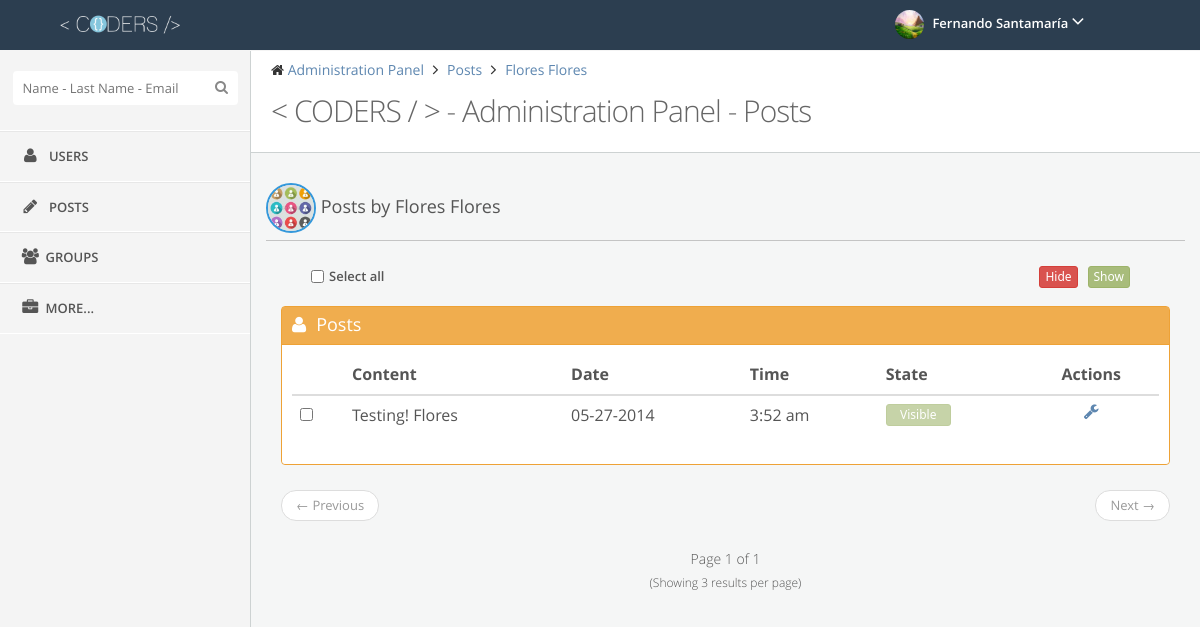
Screenshot of /Coders90/Coders-En/admin/post/actions.php?user=flo2014fl05ma2412103 (signed in) with the database file from the repository.
### tables this page shows
CREATE TABLE IF NOT EXISTS `users` (
  `UserID` varchar(20) NOT NULL,
  `Name` varchar(15) NOT NULL,
  `LastName` varchar(15) NOT NULL,
  `Email` varchar(50) NOT NULL,
  `Pass` varchar(255) NOT NULL,
  `BirthDate` date NOT NULL,
  `Track` tinyint(1) NOT NULL,
  `Admin` tinyint(1) NOT NULL,
  `Block` tinyint(1) NOT NULL,
  PRIMARY KEY (`UserID`),
  UNIQUE KEY `UserID_UNIQUE` (`UserID`)
);

CREATE TABLE IF NOT EXISTS `post` (
  `PostID` varchar(34) NOT NULL,
  `UserID` varchar(20) NOT NULL,
  `Content` longtext NOT NULL,
  `Date` date DEFAULT NULL,
  `Time` time NOT NULL,
  `View` int(11) NOT NULL,
  PRIMARY KEY (`PostID`),
  KEY `UserID_idx` (`UserID`)
);

### Coders90/Coders-En/admin/post/actions.php (the view, shortened to what this page needs)
<?php
	include("../../BDD.php");
	$query="SELECT Name, LastName FROM users WHERE UserID='".$_GET['user']."'";
	$result=mysql_query($query,$dbconn);
	while ($row=mysql_fetch_array($result)) {
		$fn=$row[0];
		$ln=$row[1];
	}
	$length = 3;
	$page = $_GET["page"];
	if (!$page) {
		 $start = 0;
		 $page=1;
	}
	else {
		$start = ($page - 1) * $length;
	}
?>
﻿<!DOCTYPE html>
<html lang="en">
<head>
	<link rel="stylesheet" type="text/css" href="../../css/style.css" >
	<link rel="stylesheet" type="text/css"  href="../../css/themes/default.css">
	<link rel="stylesheet" type="text/css"  href="../../css/responsive.css" >
	<link href="../../font-awesome/css/font-awesome.min.css" rel="stylesheet">
	<link href='../../css/fonts.css' rel='stylesheet' type='text/css'>
</head>
<body >
<header class="navbar clearfix navbar-fixed-top" id="header">
	<div class="container">
			<div class="navbar-brand">
				<a href="../dashboard/">
					<img src="../../img/logo/logo.png" alt="Coders Logo" class="img-responsive" height="30" width="120">
				</a>
			</div>
			<ul class="nav navbar-nav pull-right">
				<li class="dropdown user" id="header-user">
					<a href="#" class="dropdown-toggle" data-toggle="dropdown">
						<img alt="" src="../../img/avatars/<?php echo $_SESSION['UserID'];?>.jpg" onerror="this.src='../../img/avatars/default.jpg'"/>
						<span class="username"><?php echo $_SESSION['UserName']." ".$_SESSION['UserLast'];?></span>
						<i class="fa fa-angle-down"></i>
					</a>
				</li>
			</ul>
	</div>
</header>
<section id="page">
	<div id="sidebar" class="sidebar sidebar-fixed">
		<div class="sidebar-menu nav-collapse">
			<div class="divide-20"></div>
			<div id="search-bar">
				<input type="text" id="searchbar" class="search" autocomplete="off" placeholder="Name - Last Name - Email"><i class="fa fa-search search-icon"></i>
			</div>
			<ul>
				<li>
					<a href="../users/">
						<i class="fa fa-user fa-fw"></i> <span class="menu-text">Users</span>
					</a>
				</li>
				<li>
					<a href="../post/">
						<i class="fa fa-pencil fa-fw"></i> <span class="menu-text">Posts</span>
					</a>
				</li>
				<li>
					<a href="../groups/">
						<i class="fa fa-users fa-fw"></i><span class="menu-text">Groups</span>
					</a>
				</li>
				<li>
					<a href="#">
						<i class="fa fa-briefcase fa-fw"></i><span class="menu-text">More...
						</span>
					</a>
				</li>
			</ul>
		</div>
	</div>
	<div id="main-content">
		<div class="row">
			<div class="container pull-left">
				<div id="content" class="col-lg-12">
					<div class="row">
						<div class="col-sm-12">
							<div class="page-header">
								<ul class="breadcrumb">
									<li>
										<i class="fa fa-home"></i>
										<a href="../dashboard/">Administration Panel</a>
									</li>
									<li>
										<a href="../post/">Posts</a>
									</li>
									<li>
										<a href="#"><?php echo $fn." ".$ln;?></a>
									</li>
								</ul>
								<div class="clearfix">
									<h3 class="content-title pull-left">
										<span><</span>
										<span>CODERS</span>
										<span>/</span>
										<span>></span>
										 - Administration Panel - Posts
									</h3>
								</div>
								<div class="divide-20"></div>
							</div>
						</div>
					</div>
					<div class="row">
						<div class="col-xs-12 col-md-12">
							<div class="box">
						    	<div class="box-title small">
									<h4>
									<img class="img-perfil" src="../../img/avatars/<?php echo $_GET['user'];?>.jpg" id="imgUser" onerror="this.src='../../img/avatars/default.jpg'" width="50" height="50">
									Posts by <?php echo $fn." ".$ln;?></h4>
								</div>
							</div>
							<div class="col-xs-12 col-md-12" id="wrapper">
								<form method="POST" action="actions.php?user=<?php echo $_GET['user'];?>">
									<div class="col-xs-12 col-md-12">
										<div class="col-xs-6 col-md-3">
											<input type='checkbox' id='selPost' name="selPost" class="pull-left"><label for="selPost" class="labelMargin">Select all</label>
										</div>
										<div class="col-xs-6 col-md-9">
											<input type='submit' name="showPost" class="btn btn-success btn-xs pull-right btnSpace" value="Show">
											<input type='submit' name="delPost" class="btn btn-danger btn-xs pull-right btnSpace" value="Hide">
										</div>
									</div>
									<div class="divide-15"></div>
									<div class="box border orange">
										<div class="box-title">
											<h4><i class="fa fa-user"></i>Posts</h4>
										</div>
										<div class="box-body">
											<table class="table" class="users">
												<thead>
													<tr>
														<th></th>
														<th>Content</th>
														<th>Date</th>
														<th>Time</th>
														<th>State</th>
														<th class="actions">Actions</th>
													</tr>
												</thead>
												<tbody>
													<?php
														include("../../SQLFunc.php");
														postList($_GET['user'],$start,$length)
													?>
												</tbody>
											  </table>
										</div>
									</div>
									<?php
										paginationPost($_GET['user'],$page,"SELECT content, Date, Time, PostID, View FROM post WHERE UserID='".$_GET['user']."'");
									?>
								</form>
							</div>
						</div>
					</div>
				</div>
			</div>
		</div>
	</div>
</section>
</body>
</html>

### Coders90/Coders-En/SQLFunc.php (shortened to what this page needs)
<?php
function postList($idf,$start,$length){
	include("../../BDD.php");
	$query="SELECT content, Date, Time, PostID, View FROM post WHERE UserID='".$idf."' LIMIT ".$start.", ".$length." ";
	$result=mysql_query($query,$dbconn);
	while($row=mysql_fetch_array($result)){
		$viewRow=$row[4];
		if ($viewRow=="1") {
			echo "
			<tr>
				<td class='table-rows'><input type='checkbox' name='postIdf[]' value='".$row[3]."'></td>
				<td class='table-rows'>".htmlentities($row[0],ENT_NOQUOTES,"UTF-8")."</td>
				<td class='table-rows'>".date("m-d-Y", strtotime($row[1]))."</td>
				<td class='table-rows'>".date("g:i a", strtotime($row[2]))."</td>
				<td class='table-rows'><input type='button' class='btn btn-success btn-xs' value='Visible' style='width:65px;' disabled></td>
				<td class='actions'><a href='postActions.php?postIdf=".$row[3]."'><i class='fa fa-wrench'></i></a></td>
			</tr>";
		}
	}
}
function paginationPost($idf,$actPage,$querySql){
	include("../../BDD.php");
	$result=mysql_query($querySql,$dbconn);
	$totalPost=mysql_num_rows($result);
	$totalPages=ceil($totalPost / 3);
	if ($totalPages==1){
		echo "<ul class='pager'>
			<li class='previous disabled'><a href=''>&larr; Previous</a></li>
			<li class='next disabled'><a href=''>Next &rarr;</a></li>
	      </ul>";
	}
	echo "<div class='col-xs-12 col-md-12'>
			<center><h5>Page ".$actPage." of"." ".$totalPages."</h5><h6>(Showing 3 results per page)</h6></center>
		  </div>";
}
?>

### Coders90/Coders-En/css/themes/default.css (style rules this page uses)
#page { background: none repeat scroll 0 0 #f4f4f4; }
.navbar { background: none repeat scroll 0 0 #2C3E50; border: none; border-radius: 0; margin: 0; }
.navbar .navbar-brand { float: left; font-size: 18px; line-height: 20px; padding: 15px; width: 250px; }
.navbar .navbar-brand img { position: absolute; max-width: 60%; height: 30px; width: 120px; top:10px; left: 60px; }
.navbar .dropdown-toggle { color: #FFFFFF; }
.navbar .dropdown-toggle i { color: #FFFFFF; font-size: 20px; }
.navbar .dropdown-toggle .username { font-weight: 600; }
.navbar .nav.navbar-nav.pull-right { min-width: 300px; }
.dropdown.user a.dropdown-toggle { padding: 10px 10px 11px; }
.dropdown.user img { margin-right: 5px; border-radius: 99px; height: 29px; width: 29px; }
#sidebar { background: none repeat scroll 0 0 #f4f4f4; padding: 0 !important; width: 250px; position: absolute; border-bottom: 1px solid #e7e7e7; }
.sidebar-fixed { position: fixed !important; }
#sidebar * { text-overflow: ellipsis; }
.sidebar-menu > ul { list-style: none; margin: 0; padding: 0; margin-top: 15px; border-bottom: 1px solid #FFFFFF !important; border-top: 1px solid #FFFFFF !important; }
.sidebar-menu > ul > li { display: block; margin: 0; padding: 0; border: 0px; }
.sidebar-menu > ul > li > a { display: block; position: relative; margin: 0; border: 0 none; padding: 15px 15px 15px 20px; text-decoration: none; font-size: 13px; font-weight: 600; text-transform: uppercase; }
.sidebar-menu > ul > li a i { color: #555555; font-size: 16px; margin-right: 5px; }
.sidebar-menu > ul > li > a { border-bottom: 1px solid #ffffff !important; border-top: 1px solid #e7e7e7 !important; color: #555555 !important; }
.sidebar-menu > ul > li:last-child > a { border-bottom: 1px solid transparent !important; }
.sidebar-menu > ul > li a i { color: #555555; }
.sidebar-menu #search-bar { display: block; text-align: center; }
.sidebar-menu #search-bar .search { background: none repeat scroll 0 0 #ffffff; border: 0 none; border-radius: 4px; color: #555555; padding: 8px 10px; width: 90%; margin: 0 auto 10px; padding-right: 30px !important; }
.sidebar-menu #search-bar .search-icon { display: block; font-size: 14px; line-height: 1; position: absolute; right: 22px; top: 29px; color: #888888; }

### rows the page displays
users: Name "Flores", LastName "Flores"
post: Content "Testing! Flores", Date "05-27-2014", Time "3:52 am"

### other values shown
$_SESSION['UserName'] "Fernando"
$_SESSION['UserLast'] "Santamaría"
$actPage "1"
$totalPages "1"
